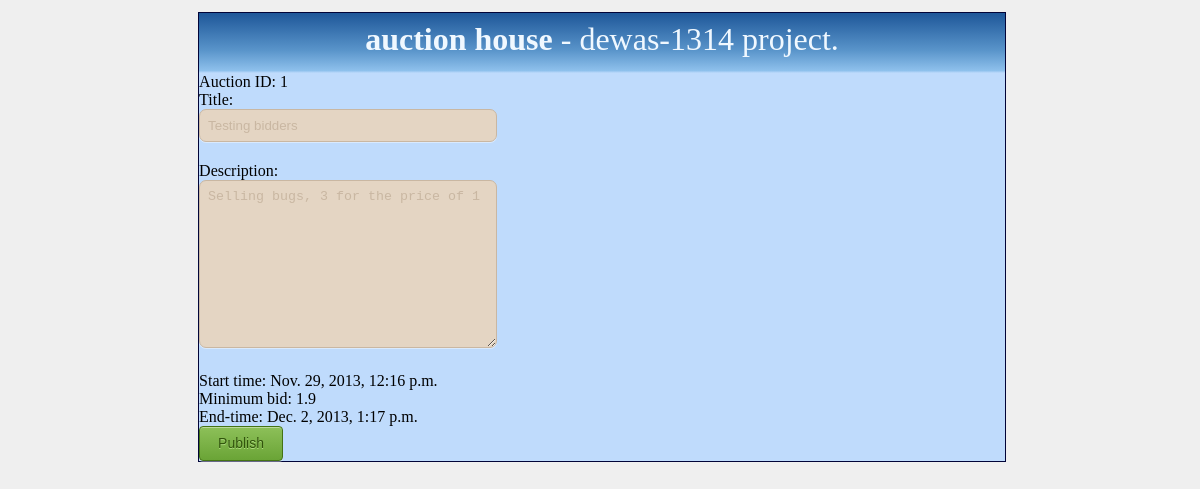
Before: /editauction/1/ (signed in) with the older database file.
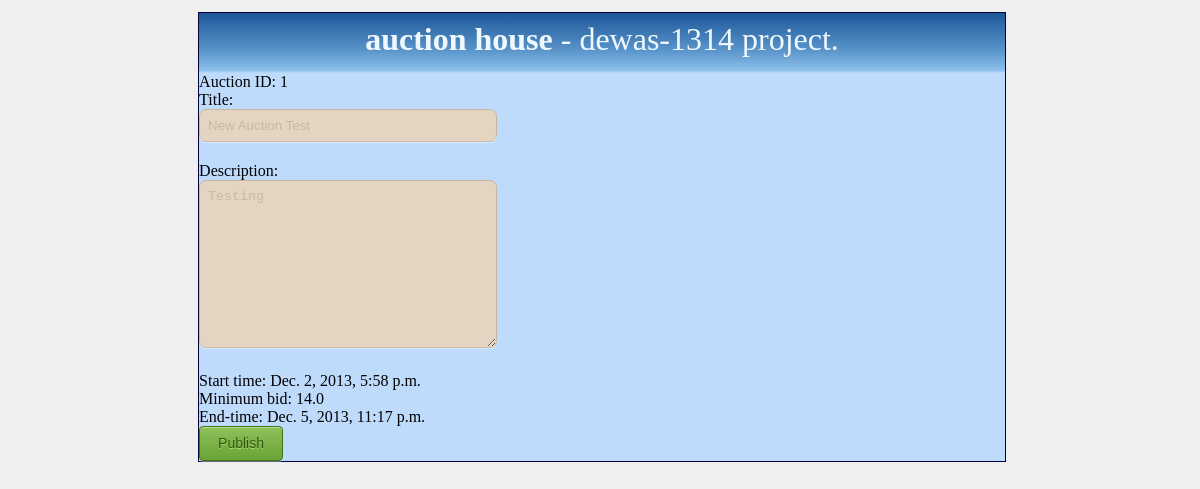
After: the same page with the newer database file.
### AuctionApp/models.py (models this page shows)
class Auction(models.Model):
    id = models.AutoField(primary_key=True)
    ownerid = models.ForeignKey(User, related_name="created")
    starttime = models.DateTimeField(default=datetime.utcnow(), blank=True)
    endtime = models.DateTimeField(default=timezone.now(), blank=True)
    title = models.CharField(max_length=30, default="New Auction")
    content = models.TextField()
    version = models.PositiveIntegerField(default=0)
    min_price = models.FloatField(default=0.00)
    is_active = models.BooleanField(default=False)
    is_locked = models.BooleanField(default=False)
    latest_bid_by = models.ForeignKey(User, related_name="bids")

### AuctionApp/views.py (the view)
@login_required(login_url="/auctionhouse/")
def edit_auction(request, auction_id):
    auction = Auction.objects.get(id=auction_id)
    if auction.ownerid == request.user:
        auction = Auction.objects.get(id=auction_id)
        tmp_endtime = calculate_endtime()
        return render_to_response("edit_auction.html",
                                  {'auction': auction, 'possible_endtime': tmp_endtime
                                  }, context_instance=RequestContext(request))

### AuctionApp/views.py (called while the page is built)
def calculate_endtime():
    return datetime.now() + timedelta(hours=72)

### templates/edit_auction.html (shortened to what this page needs)
{% load i18n %}
{% include "head.html" %}
{% include "body.html" %}
<article>
	<div id="content">
		<form action="/addauction/" method="post">
			<label>Auction ID: {{ auction.id }} </label><br>
			<label>Title: </label><br>
			<input class="form-field" type="text" name="title" value="{{ auction.title }}"/><br>
			<label>Description: </label><br>
			<textarea class="form-field" rows="10" cols="40" name="content">{{ auction.content }}</textarea><br>
			{% if auction.is_active %}
				<label>Start time: {{ auction.starttime }}</label><br>
				<label>Minimum bid: {{ auction.min_price }}</label><br>
				<label>End-time: {{ auction.endtime }}</label><br>
			{% endif %}
			<input class="submit-button" type="submit" value="{% trans "Publish" %}">
		</form>
	</div>
</article>
{% include "footer.html" %}

Changed rows visible on the page:
changed Auction id 1: title "Testing bidders" → "New Auction Test"; content "Selling bugs, 3 for the price of 1" → "Testing"; starttime "Nov. 29, 2013, 12:16 p.m." → "Dec. 2, 2013, 5:58 p.m."; min_price "1.9" → "14.0"; endtime "Dec. 2, 2013, 1:17 p.m." → "Dec. 5, 2013, 11:17 p.m."
